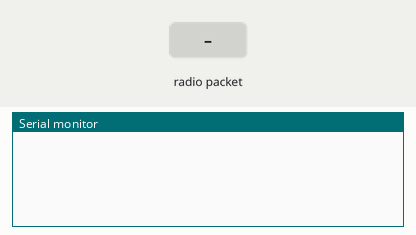
Bench run of a sketch on a simulated STM32 Blue Pill. Parts: the last lines printed to the serial monitor. Inputs (shaded band) come from the test bench. No radio packets arrive unless stated.

Above: at 1.2 s.
1.3 s: radio packet "1" arrives
At 2.4 s:
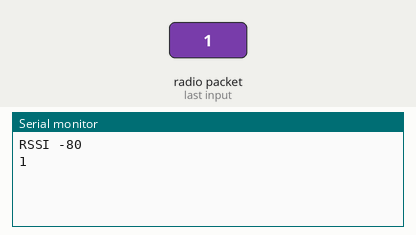
2.8 s: radio packet "0" arrives
At 3.6 s:
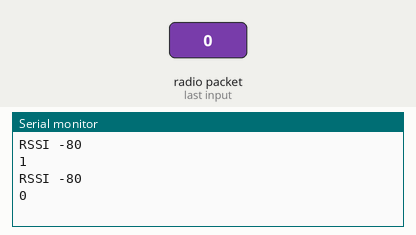
4.3 s: radio packet "2" arrives
At 4.7 s:
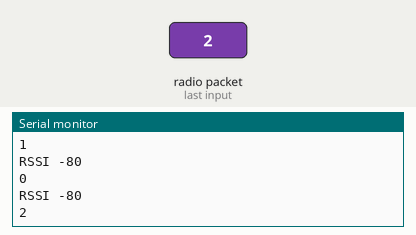

Measured:
- after the input at 1.3 s, the serial monitor: prints a new line at once (image 1)
- after the input at 2.8 s, the serial monitor: prints a new line at once (image 2)
- after the input at 4.3 s, the serial monitor: prints a new line at once (image 3)

The sketch:

SX1276_receiver.ino
```cpp
#include <SPI.h>
#include <LoRa.h>

#define NSS_PIN PA4
#define RESET_PIN PB0
#define DIO0_PIN PA1

char rec[8];

void setup() {
  pinMode(NSS_PIN, OUTPUT);
  digitalWrite(NSS_PIN, HIGH); // NSS 핀을 비활성화 상태로 설정

  pinMode(RESET_PIN, OUTPUT);
  digitalWrite(RESET_PIN, HIGH); // 모듈 리셋 핀 초기화

  LoRa.setPins(NSS_PIN, RESET_PIN, DIO0_PIN);
  LoRa.setTxPower(20);

  Serial.begin(9600);

  if (!LoRa.begin(923100000)) {
    Serial.println("Starting LoRa failed!");
    while (1);
  }

  LoRa.setSyncWord(0x34);
}

void loop() {
  int packetSize = LoRa.parsePacket();

  if (packetSize) {
    int i = 0;
    while (LoRa.available()) {
      rec[i] = (char)LoRa.read();
      i++;
    }
    rec[i] = '\0'; // 문자열 끝을 나타내는 NULL 문자 추가

    Serial.print("RSSI ");
    Serial.println(LoRa.packetRssi());
    Serial.println(rec); // 수신한 데이터를 시리얼 모니터에 출력
  }
}
```
